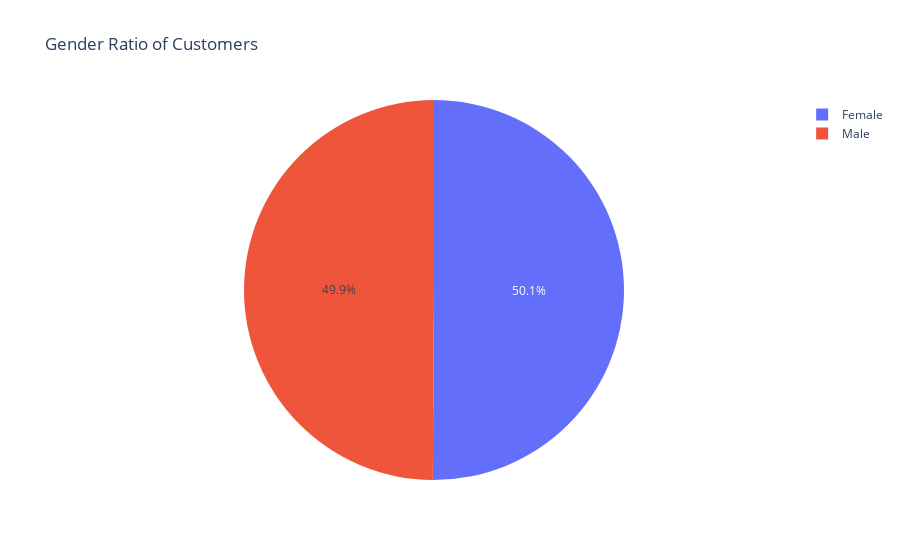

Notebook cell for this chart:
### Code cell
nlp_query = "what is the gender ratio of customers in the dataset?"
part_A, part_B = split()
Cout = function3()

### Figure 1 — Plotly figure (JSON) as saved in the notebook; plotly's stock layout.template omitted (floating-point values rounded to 4 significant figures)
{"data": [{"domain": {"x": [0, 1], "y": [0, 1]}, "hovertemplate": "Gender=%{label}<br>Count=%{value}<extra></extra>", "labels": ["Female", "Male"], "legendgroup": "", "name": "", "showlegend": true, "type": "pie", "values": [501, 499]}], "layout": {"legend": {"tracegroupgap": 0}, "title": {"text": "Gender Ratio of Customers"}}}
